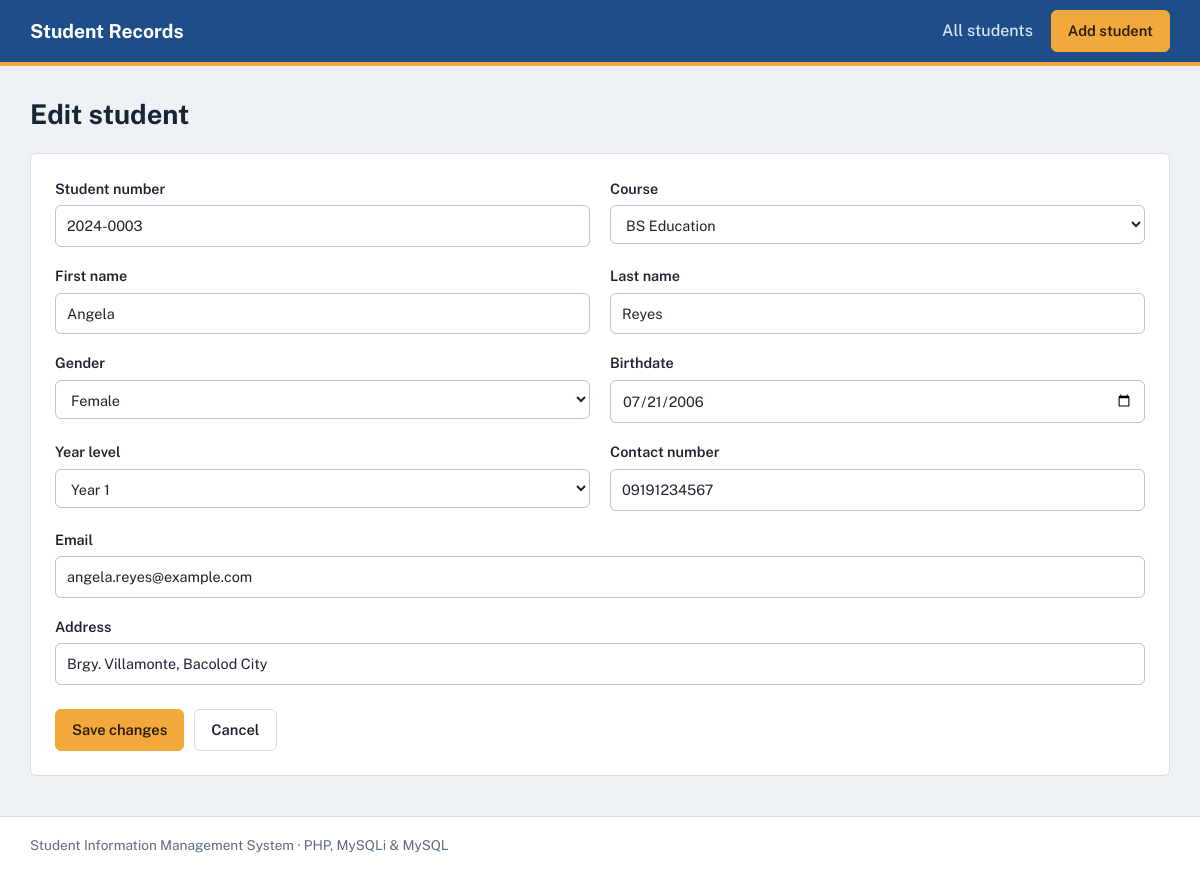
The page /edit.php?id=3 on the database its author committed.
### tables this page shows
CREATE TABLE IF NOT EXISTS students (
    id           INT UNSIGNED AUTO_INCREMENT PRIMARY KEY,
    student_no   VARCHAR(20)  NOT NULL UNIQUE,
    first_name   VARCHAR(60)  NOT NULL,
    last_name    VARCHAR(60)  NOT NULL,
    gender       ENUM('Male','Female','Other') NOT NULL,
    birthdate    DATE         NOT NULL,
    course       VARCHAR(80)  NOT NULL,
    year_level   TINYINT UNSIGNED NOT NULL,
    email        VARCHAR(120) NOT NULL,
    contact_no   VARCHAR(20)  NOT NULL,
    address      VARCHAR(255) NOT NULL,
    created_at   TIMESTAMP DEFAULT CURRENT_TIMESTAMP,
    updated_at   TIMESTAMP DEFAULT CURRENT_TIMESTAMP ON UPDATE CURRENT_TIMESTAMP
);

### config/db.php (called while the page is built, shortened)
<?php
function e($value) {
    return htmlspecialchars((string)$value, ENT_QUOTES, 'UTF-8');
}

### includes/form.php (the view, shortened to what this page needs)
<?php
$courses = ['BS Information Technology', 'BS Computer Science', 'BS Education', 'BS Business Administration', 'BS Nursing', 'BS Engineering', 'Other'];
?>
<form method="post" class="card form-grid" id="student-form" novalidate>
    <label>Student number
        <input type="text" name="student_no" value="<?= e($student['student_no']) ?>" maxlength="20" required placeholder="2024-0004">
    </label>
    <label>Course
        <select name="course" required>
            <?php foreach ($courses as $c): ?>
                <option value="<?= e($c) ?>" <?= $student['course'] === $c ? 'selected' : '' ?>><?= e($c) ?></option>
            <?php endforeach; ?>
        </select>
    </label>
    <label>First name
        <input type="text" name="first_name" value="<?= e($student['first_name']) ?>" maxlength="60" required>
    </label>
    <label>Last name
        <input type="text" name="last_name" value="<?= e($student['last_name']) ?>" maxlength="60" required>
    </label>
    <label>Gender
        <select name="gender" required>
            <?php foreach (['Male', 'Female', 'Other'] as $g): ?>
                <option value="<?= $g ?>" <?= $student['gender'] === $g ? 'selected' : '' ?>><?= $g ?></option>
            <?php endforeach; ?>
        </select>
    </label>
    <label>Birthdate
        <input type="date" name="birthdate" value="<?= e($student['birthdate']) ?>" max="<?= date('Y-m-d') ?>" required>
    </label>
    <label>Year level
        <select name="year_level" required>
            <?php for ($y = 1; $y <= 6; $y++): ?>
                <option value="<?= $y ?>" <?= (int)$student['year_level'] === $y ? 'selected' : '' ?>>Year <?= $y ?></option>
            <?php endfor; ?>
        </select>
    </label>
    <label>Contact number
        <input type="tel" name="contact_no" value="<?= e($student['contact_no']) ?>" maxlength="20" required placeholder="09171234567">
    </label>
    <label class="full">Email
        <input type="email" name="email" value="<?= e($student['email']) ?>" maxlength="120" required>
    </label>
    <label class="full">Address
        <input type="text" name="address" value="<?= e($student['address']) ?>" maxlength="255" required>
    </label>
    <div class="full actions">
        <button type="submit" class="btn btn-primary"><?= e($submit_label) ?></button>
        <a href="index.php" class="btn btn-ghost">Cancel</a>
    </div>
</form>

### assets/css/style.css (style rules this page uses)
:root { --bg: #eef2f6; --surface: #ffffff; --ink: #1b2433; --muted: #5d6b82; --line: #d6dde8; --primary: #1d4e89; --accent: #f2a83b; --danger: #b3261e; --radius: 6px; }
* { box-sizing: border-box; }
body { margin: 0; font-family: 'Public Sans', system-ui, -apple-system, 'Segoe UI', Roboto, Arial, sans-serif; color: var(--ink); background: var(--bg); line-height: 1.5; min-height: 100vh; display: flex; flex-direction: column; }
.card { background: var(--surface); border: 1px solid var(--line); border-radius: var(--radius); }
.btn { display: inline-block; padding: 9px 16px; border-radius: var(--radius); border: 1px solid var(--line); background: var(--surface); color: var(--ink); font: inherit; font-weight: 600; font-size: .92rem; cursor: pointer; text-decoration: none; }
.btn-primary { background: var(--accent); border-color: var(--accent); color: #2a1c00; }
.btn-ghost { background: transparent; }
input, select { width: 100%; padding: 9px 11px; font: inherit; color: var(--ink); border: 1px solid #b9c4d4; border-radius: var(--radius); background: #fff; }
.form-grid { display: grid; grid-template-columns: repeat(2, 1fr); gap: 18px 20px; padding: 24px; }
.form-grid label { display: block; font-weight: 600; font-size: .9rem; }
.form-grid label input, .form-grid label select { margin-top: 6px; font-weight: 400; }
.form-grid .full { grid-column: 1 / -1; }
.actions { display: flex; gap: 10px; padding-top: 6px; }

### rows shown on the page
students: student_no "2024-0003", first_name "Angela", last_name "Reyes", gender "Female", birthdate "07/21/2006", year_level "Year 1", contact_no "09191234567", email "angela.reyes@example.com", address "Brgy. Villamonte, Bacolod City"

### other values the page prints
$submit_label "Save changes"
form field course "BS Education"
